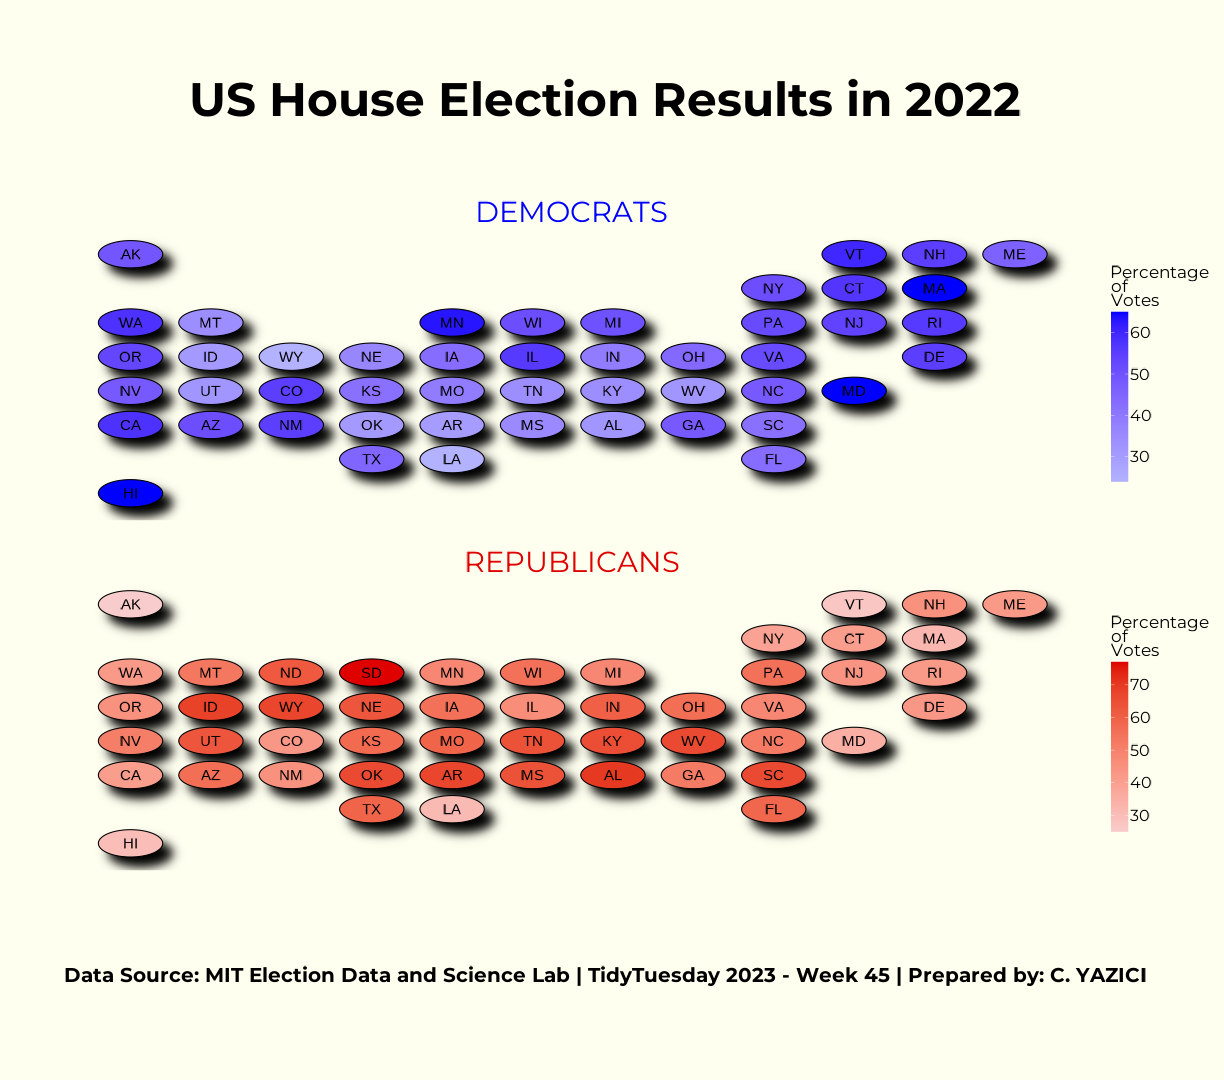

This figure's R source:
library(tidyverse)
library(ggplot2)
library(maps)
library(usmap)
library(geofacet)
library(ggforce)
library(ggfx)
library(showtext)
library(cowplot)

# Font in the Plot

font_add_google("Montserrat", "ms")
showtext_auto()

# Data Import

tuesdata <- tidytuesdayR::tt_load(2023, week = 45)
house <- tuesdata$house

# Data Wrangling

house_data <- house %>%
    filter(year == 2022,
         stage == "GEN",
         party %in% c("DEMOCRAT", "REPUBLICAN")) %>%
  group_by(state, party) %>%
  summarize(party_votes = round(sum(candidatevotes) / sum(totalvotes) * 100),
            2) %>%
  ungroup() %>%
  mutate(state = str_to_title(state)) %>%
  full_join(geofacet::us_state_grid2, by = c("state" = "name")) %>%
  filter(code != "DC")

#Plot for Democrats

plot_d <- ggplot(house_data %>% filter(party == "DEMOCRAT")) +
  with_shadow(geom_circle(aes(x0 = col, y0 = 9 - row, r = 0.4,
                              fill = party_votes)),
              sigma = 5) +
  geom_text(aes(x = col, y = 9 - row, label = code)) +
 scale_fill_gradient(low = "#b2b2ff",
                     high = "#0000ff",
                     breaks = c(30, 40, 50, 60, 70)) +
  labs(fill = "Percentage\nof\nVotes",
       title = "DEMOCRATS") +
  theme(panel.background = element_rect(fill = "ivory", color = NA),
        plot.background = element_rect(fill = "ivory", color = NA),
        panel.grid = element_blank(),
        axis.ticks = element_blank(),
        axis.text = element_blank(),
        axis.title = element_blank(),
        plot.title = element_text(family = "ms", size = 22, hjust = 0.5,
                                  color = "#0000ff"),
        legend.background = element_rect(fill = "ivory"),
        legend.title = element_text(family = "ms", size = 13),
        legend.text = element_text(family = "ms", size = 12),
        legend.key.height = unit(1.2, 'cm'),
        plot.margin = margin(0.5, 0.5, 0.5, 1.2, "cm"))

# Plot for Republicans

plot_r <- ggplot(house_data %>% filter(party == "REPUBLICAN")) +
  with_shadow(geom_circle(aes(x0 = col, y0 = 9 - row, r = 0.4,
                              fill = party_votes)),
              sigma = 5) +
  geom_text(aes(x = col, y = 9 - row, label = code)) +
  scale_fill_gradient(low = "#f8cccc",
                      high = "#DE0100",
                      breaks = c(30, 40, 50, 60, 70)) +
  labs(fill = "Percentage\nof\nVotes",
       title = "REPUBLICANS") +
  theme(panel.background = element_rect(fill = "ivory", color = NA),
        plot.background = element_rect(fill = "ivory", color = NA),
        panel.grid = element_blank(),
        axis.ticks = element_blank(),
        axis.text = element_blank(),
        axis.title = element_blank(),
        plot.title = element_text(family = "ms", size = 22, hjust = 0.5,
                                  color = "#DE0100"),
        legend.background = element_rect(fill = "ivory"),
        legend.title = element_text(family = "ms", size = 13),
        legend.text = element_text(family = "ms", size = 12),
        legend.key.height = unit(1.2, 'cm'),
        plot.margin = margin(0.5, 0.5, 0.5, 1.2, "cm"))

# The Final Plot

plots <- align_plots(plot_d, plot_r, align = 'v', axis = 'r')

title1 <- ggdraw() +
  draw_label(
    "US House Election Results in 2022",
    fontface = 'bold',
    fontfamily = "ms",
    hjust = 0.5,
    x = 0.5,
    size = 35
  )

caption <- ggdraw() +
  draw_label(
    "Data Source: MIT Election Data and Science Lab | TidyTuesday 2023 - Week 45 | Prepared by: C. YAZICI",
    fontface = 'bold',
    fontfamily = "ms",
    hjust = 0.5,
    x = 0.5,
    y = 0.5,
    size = 15
  )

bottom_row <- plot_grid(
  plots[[1]], plots[[2]],
  labels = "",
  rel_heights = c(0.8, 0.8),
  ncol = 1
)

p <- final_plot <- plot_grid(title1, bottom_row, caption,
                         ncol = 1,
                        rel_heights = c(0.2, 0.8, 0.2),
                        align = "hv") +
  theme(plot.background = element_rect(fill = "ivory", colour = NA),
        plot.margin = margin(0.3, 1.0, 0.5, 0.5, "cm"),
        aspect.ratio = 8/9)

final_plot

# Save the Plot

ggsave("Week45.png", p, width = 17, height = 15, dpi = 72)
